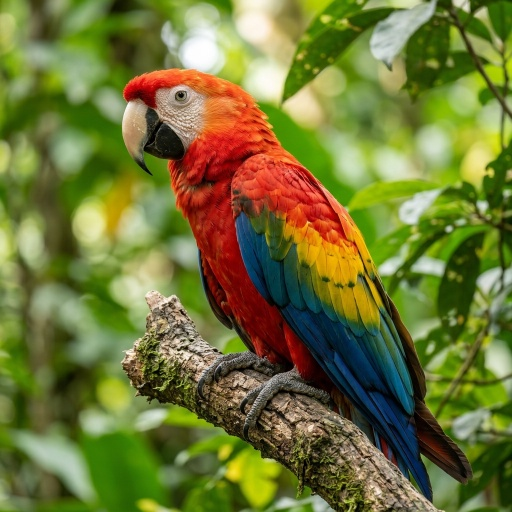
#> input picture public/roji/sample1.jpeg, 512 x 512 px
$ python color_histograms.py
#> lines starting #> are read from the running program, lines starting #| are printed output that depends on the picture
# Question 7: Plot color histograms for each channel
import cv2
import matplotlib.pyplot as plt

# Read image
img = cv2.imread("sample1.jpeg")
#> img is the input picture: shape (512, 512, 3); mean B, G, R 54.9, 117.7, 112.9

# Convert BGR to RGB
img_rgb = cv2.cvtColor(img, cv2.COLOR_BGR2RGB)

# Plot image
plt.figure(figsize=(12,5))

plt.subplot(1,2,1)
plt.imshow(img_rgb)
plt.title("Original Image")
plt.axis("off")

# Plot RGB Histograms
plt.subplot(1,2,2)

colors = ('r', 'g', 'b')
for i, color in enumerate(colors):
    hist = cv2.calcHist([img_rgb], [i], None, [256], [0,256])
    plt.plot(hist, color=color)

plt.title("RGB Color Histogram")
plt.xlabel("Pixel Intensity (0-255)")
plt.ylabel("Number of Pixels")

plt.tight_layout()
plt.show()
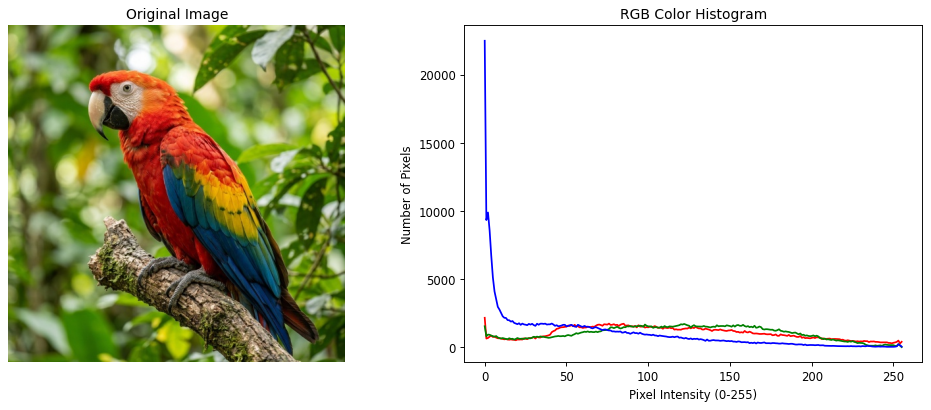
#> figure drawn by matplotlib, 2 panels; panel 2: curve peaks at x = 0, y = 2161; panel 2: curve peaks at x = 122, y = 1708; panel 2: curve peaks at x = 0, y = 22492
